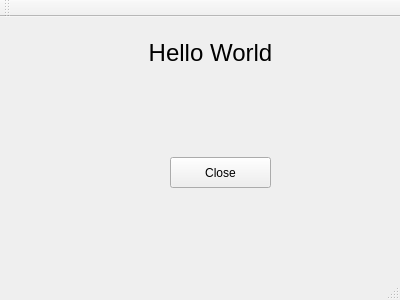
<?xml version="1.0" encoding="UTF-8"?>
<ui version="4.0">
 <class>MainWindow</class>
 <widget class="QMainWindow" name="MainWindow">
  <property name="geometry">
   <rect>
    <x>0</x>
    <y>0</y>
    <width>400</width>
    <height>300</height>
   </rect>
  </property>
  <property name="windowTitle">
   <string>MainWindow</string>
  </property>
  <widget class="QWidget" name="centralWidget">
   <widget class="QLabel" name="label">
    <property name="geometry">
     <rect>
      <x>130</x>
      <y>0</y>
      <width>161</width>
      <height>71</height>
     </rect>
    </property>
    <property name="font">
     <font>
      <pointsize>18</pointsize>
     </font>
    </property>
    <property name="text">
     <string>Hello World</string>
    </property>
    <property name="alignment">
     <set>Qt::AlignCenter</set>
    </property>
   </widget>
   <widget class="QPushButton" name="closeButton">
    <property name="geometry">
     <rect>
      <x>170</x>
      <y>140</y>
      <width>101</width>
      <height>31</height>
     </rect>
    </property>
    <property name="text">
     <string>Close</string>
    </property>
   </widget>
  </widget>
  <widget class="QMenuBar" name="menuBar">
   <property name="geometry">
    <rect>
     <x>0</x>
     <y>0</y>
     <width>400</width>
     <height>27</height>
    </rect>
   </property>
  </widget>
  <widget class="QToolBar" name="mainToolBar">
   <attribute name="toolBarArea">
    <enum>TopToolBarArea</enum>
   </attribute>
   <attribute name="toolBarBreak">
    <bool>false</bool>
   </attribute>
  </widget>
  <widget class="QStatusBar" name="statusBar"/>
 </widget>
 <layoutdefault spacing="6" margin="11"/>
 <resources/>
 <connections>
  <connection>
   <sender>closeButton</sender>
   <signal>pressed()</signal>
   <receiver>MainWindow</receiver>
   <slot>close()</slot>
   <hints>
    <hint type="sourcelabel">
     <x>220</x>
     <y>195</y>
    </hint>
    <hint type="destinationlabel">
     <x>199</x>
     <y>149</y>
    </hint>
   </hints>
  </connection>
 </connections>
</ui>
